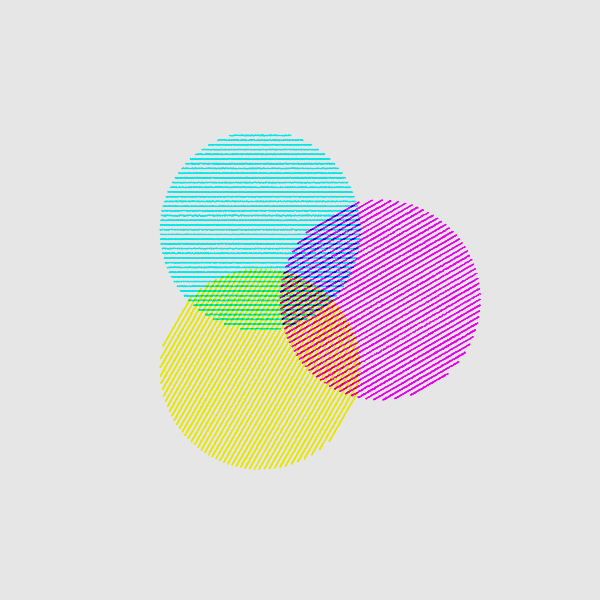
Frame 1 (no input)
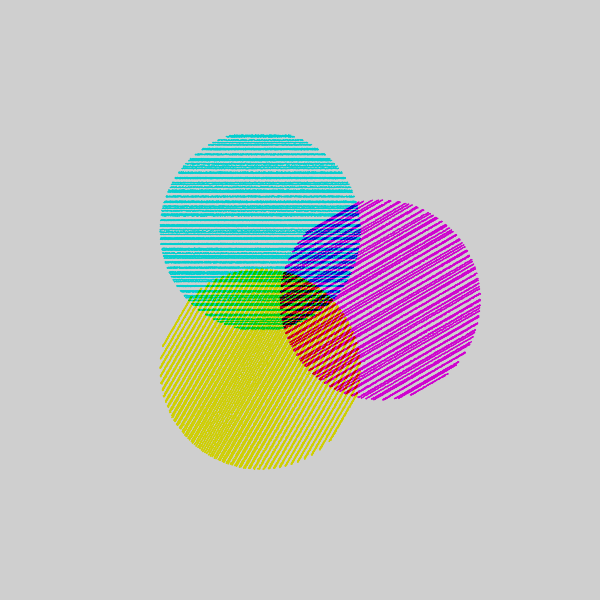
Frame 2 (the mouse pressed at the canvas centre, redrawn once)

The p5.js sketch that drew these frames (run headless with seeded random() and noise() and a simulated clock; the mouse was pressed at the canvas centre and the sketch redrawn once):

// p5.js sketch
// ── sketch.js
/*
Made for @sableraph's #WCCChallenge topic: um... yeah... about that. It's "minimalism the comeback, the awakening, the revenge Volume II Part 1 Return of the theme"
Is it offscreen? I wish it is.

Follow the stream on twitch.tv/sableraph :)

Submission by @denisovich (https://twitter.com/DenisovichPy)
*/

function setup() {
    createCanvas((w = 600), (h = 600))
    noLoop()
    blendMode(MULTIPLY)
}

function draw() {
    background(230)
    translate(w / 2, h / 2)
    let d = 80
    let r = 100
    shynifInspiredCircle(
        d * cos((-2 * PI) / 3),
        d * sin((-2 * PI) / 3),
        r,
        "#00ffff",
        PI / 2,
        random(20, 50)
    )
    shynifInspiredCircle(
        d * cos(0),
        d * sin(0),
        r,
        "#ff00ff",
        PI / 3,
        random(20, 50)
    )
    shynifInspiredCircle(
        d * cos((2 * PI) / 3),
        d * sin((2 * PI) / 3),
        r,
        "#ffff00",
        PI / 6,
        random(20, 50)
    )
}

// Circles visually inspired by Shynif's submission
function shynifInspiredCircle(x, y, r, c, phi, divs) {
    stroke(c)
    let step = (2 * r) / (divs + 1)
    for (let i = 1; i <= divs + 1; i++) {
        let theta = acos(1 - i * (step / r))
        yazidStyleLine(
            x - r * cos(phi + theta),
            y - r * sin(phi + theta),
            x - r * cos(phi - theta),
            y - r * sin(phi - theta)
        )
    }
}

// Inspired by the works of Yazid
function yazidStyleLine(x1, y1, x2, y2) {
    let theta = atan2(y2 - y1, x2 - x1)
    let d = dist(x1, y1, x2, y2)
    let step = width / random(1000, 2000)
    let weight = 1
    let off = random(0.2, 0.5)
    for (let i = 0; i < d; i += step) {
        let diam = random(width / 2000, width / 900) * weight
        noFill()
        circle(
            x1 + i * cos(theta) + random(-off, off),
            y1 + i * sin(theta) + random(-off, off),
            diam
        )
    }
}
